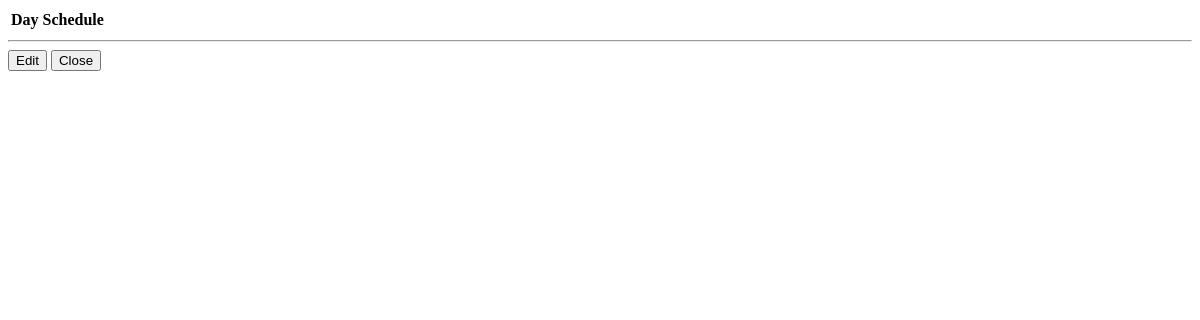
Before: /admin/view_designer_schedule.php?id=3 with the older database file.
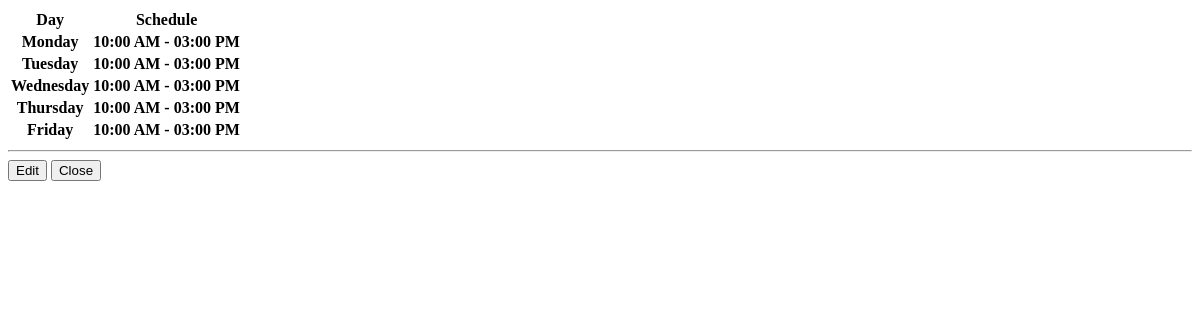
After: the same page with the newer database file.
### tables this page shows
CREATE TABLE `designers_schedule` (
  `id` int(30) NOT NULL,
  `designer_id` int(30) NOT NULL,
  `day` varchar(20) NOT NULL,
  `time_from` time NOT NULL,
  `time_to` time NOT NULL
);

### admin/view_designer_schedule.php (the view, shortened to what this page needs)
<?php
	include'db_connect.php';
	$qry = $conn->query("SELECT * FROM designers_schedule where designer_id=".$_GET['id']);
?>
<div class="container-fluid">
	<div class="col-lg-12">
		<div class="row">
			<table class="table table-striped table-bordered">
				<thead>
					<tr>
						<th class="text-center">Day</th>
						<th class="text-center">Schedule</th>
					</tr>
				</thead>
				<tbody>
					<?php while($row=$qry->fetch_assoc()): ?>
					<tr>
						<th class="text-center"><?php echo $row['day'] ?></th>
						<th class="text-center"><?php echo date("h:i A",strtotime($row['time_from'])).' - '.date("h:i A",strtotime($row['time_to'])) ?></th>
					</tr>
					<?php endwhile; ?>
				</tbody>
			</table>
		</div>
	<hr>
		<div class="row">
			<button class="btn btn-primary btn-sm col-md-3 mr-2" type="button" id="edit">Edit</button>
			<button class="btn btn-secondary btn-sm col-md-3  " type="button" data-dismiss="modal" id="">Close</button>
		</div>
	</div>
</div>

Changed rows visible on the page:
now on this page (row edited): designers_schedule: day "Monday", time_from "10:00 AM", time_to "03:00 PM"
now on this page (row edited): designers_schedule: day "Tuesday", time_from "10:00 AM", time_to "03:00 PM"
now on this page (row edited): designers_schedule: day "Wednesday", time_from "10:00 AM", time_to "03:00 PM"
now on this page (row edited): designers_schedule: day "Thursday", time_from "10:00 AM", time_to "03:00 PM"
now on this page (row edited): designers_schedule: day "Friday", time_from "10:00 AM", time_to "03:00 PM"
